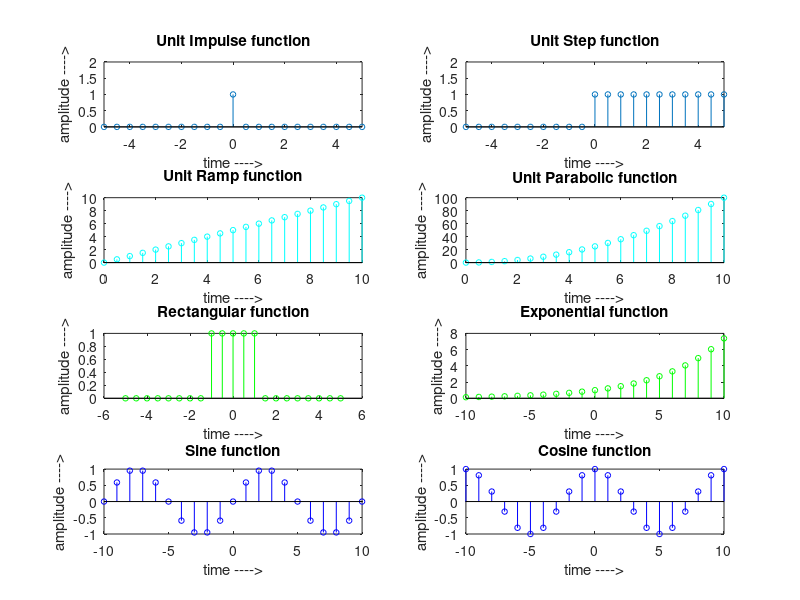

This chart was generated by the following MATLAB code:
clc;clf;clear all;close all;

%impulse
n = -5:0.5:5;
y = [zeros(1,10),ones(1,1),zeros(1,10)];
subplot(4,2,1);
graph = stem(n,y);
set(graph,"markersize",4);
xlabel("time ---->");
ylabel("amplitude ---->");
title("Unit Impulse function");
axis([-5 5 0 2]);

%step
n = -5:0.5:5;
y = [zeros(1,10),ones(1,11)];
subplot(4,2,2);
graph = stem(n,y);
set(graph,"markersize",4);
xlabel("time ---->");
ylabel("amplitude ---->");
title("Unit Step function");
axis([-5 5 0 2]);

%ramp
n = 0:0.5:10;
y = n;
subplot(4,2,3);
graph = stem(n,y,'c');
set(graph,"markersize",4);
xlabel("time ---->");
ylabel("amplitude ---->");
title("Unit Ramp function");

%parabolic
n = 0:0.5:10;
y = n.^2;
subplot(4,2,4);
graph = stem(n,y,'c');
set(graph,"markersize",4);
xlabel("time ---->");
ylabel("amplitude ---->");
title("Unit Parabolic function");

%rectangular
n = -5:0.5:5;
y = [zeros(1,8),ones(1,5),zeros(1,8)];
subplot(4,2,5);
graph = stem(n,y,'g');
set(graph,"markersize",4);
xlabel("time ---->");
ylabel("amplitude ---->");
title("Rectangular function");

%exponential
n = -10:1:10;
y = exp(n/5)
subplot(4,2,6);
graph = stem(n,y,'g');
set(graph,"markersize",4);
xlabel("time ---->");
ylabel("amplitude ---->");
title("Exponential function");

%Sine
n = -10:1:10;
f = 1/10;
y = sin(2*pi*f*n);
subplot(4,2,7);
graph = stem(n,y,'b');
set(graph,"markersize",4);
xlabel("time ---->");
ylabel("amplitude ---->");
title("Sine function");

%Cosine
n = -10:1:10;
f = 1/10;
y = cos(2*pi*f*n);
subplot(4,2,8);
graph = stem(n,y,'b');
set(graph,"markersize",4);
xlabel("time ---->");
ylabel("amplitude ---->");
title("Cosine function");


